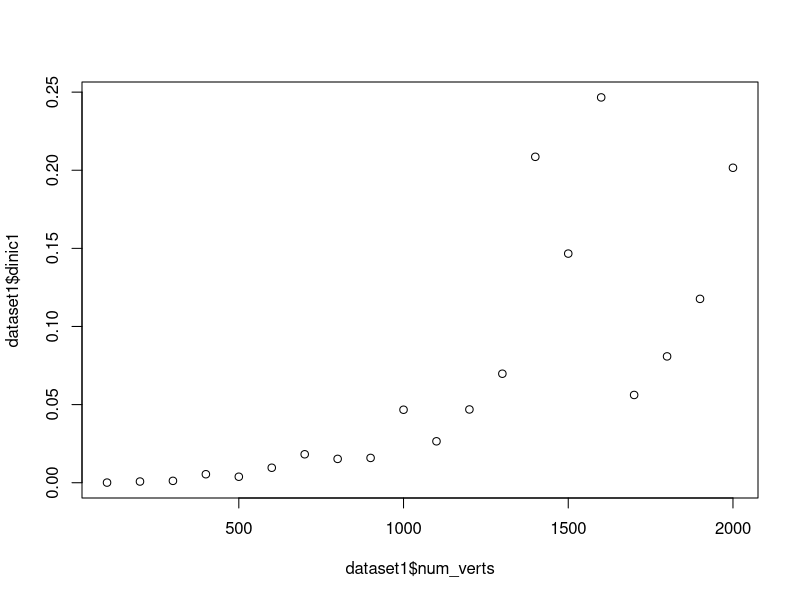
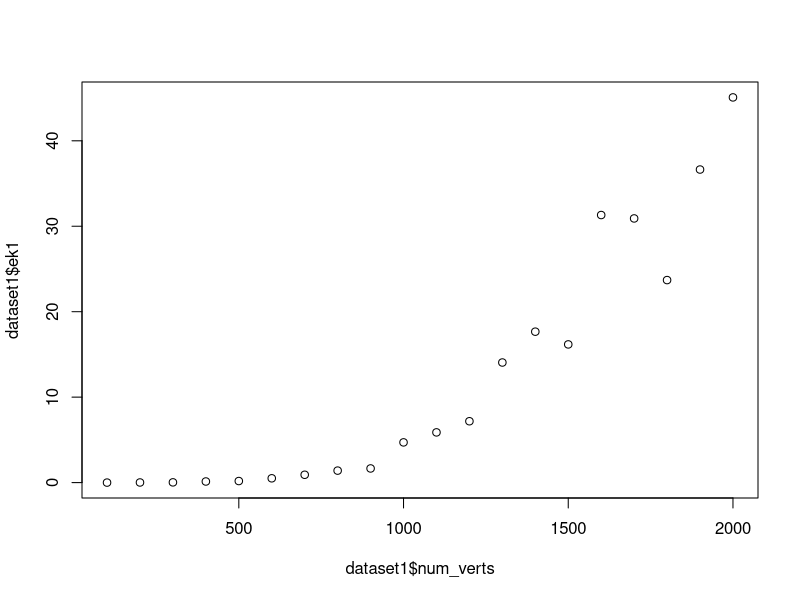
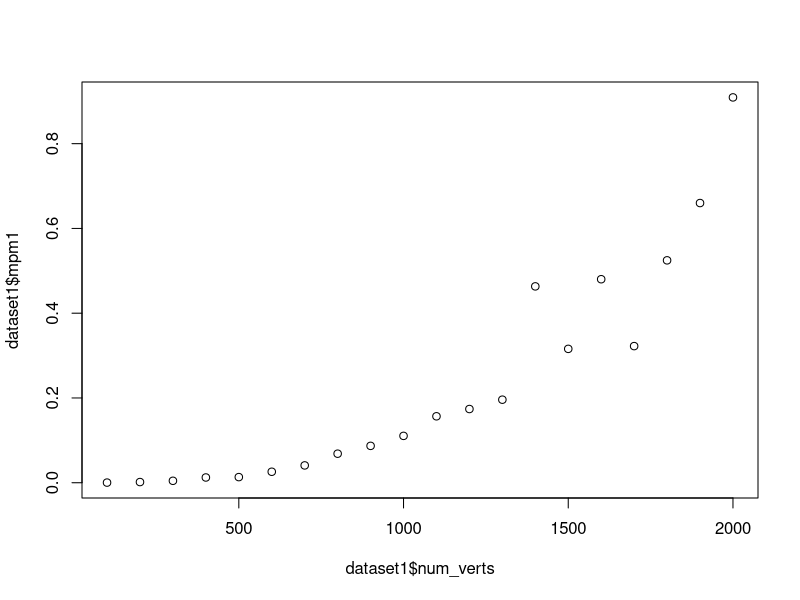
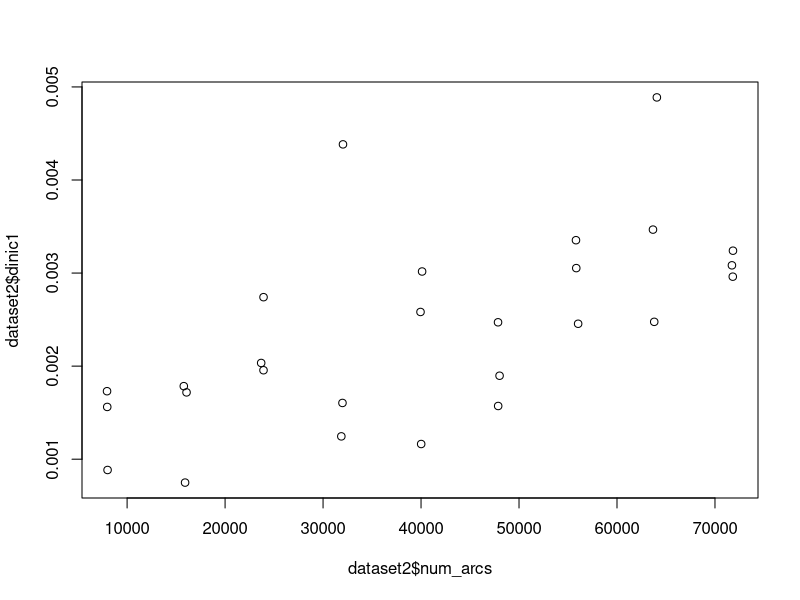
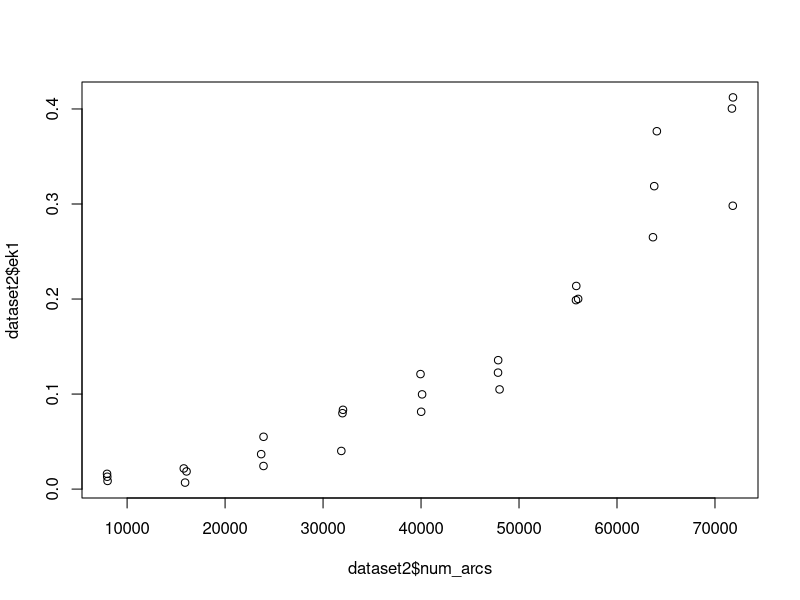
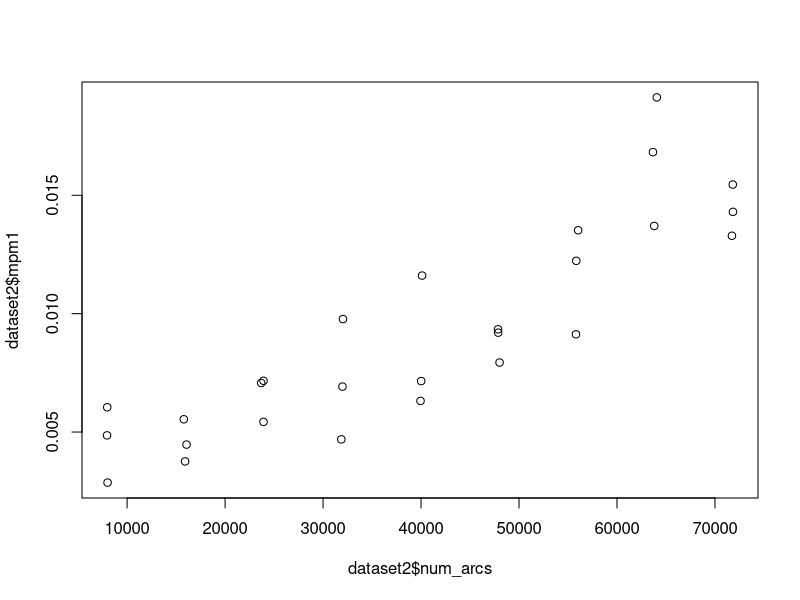
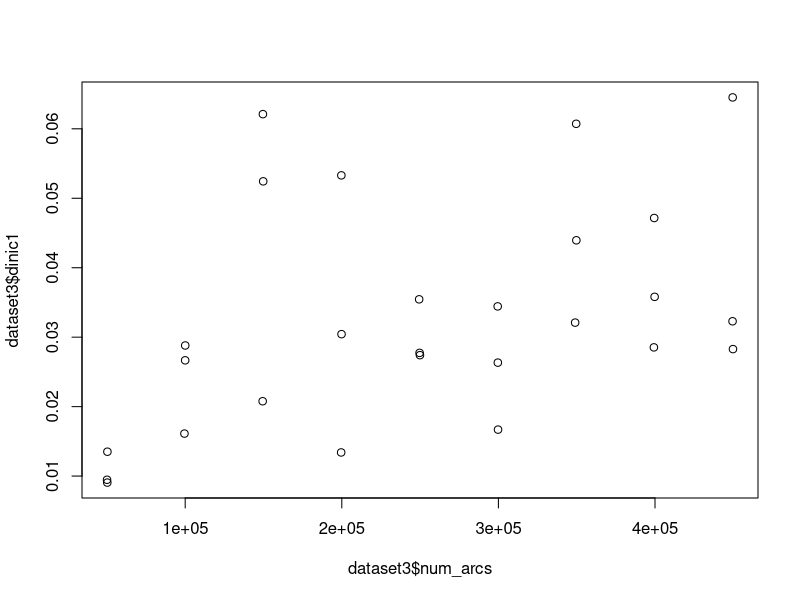
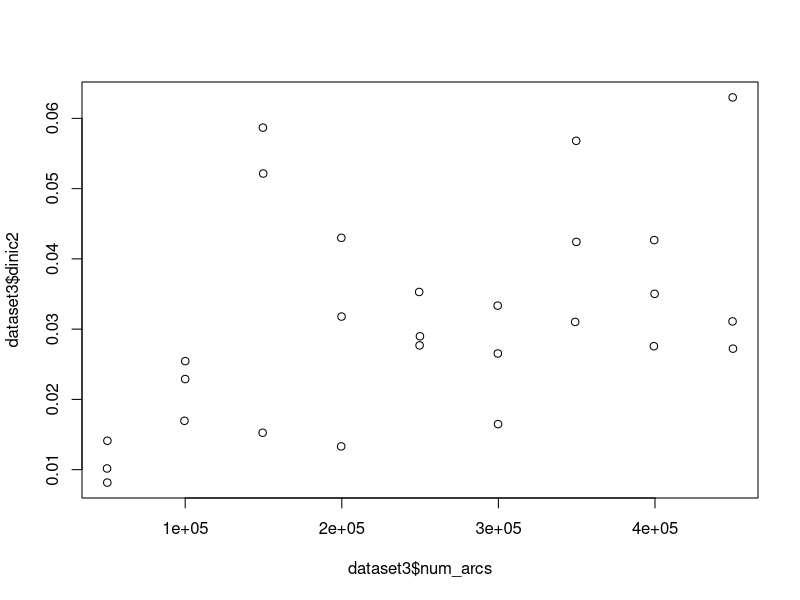

Recreate these plots in R, in order.
dataset1 = read.table("vert_1.txt", header = TRUE)
dataset2 = read.table("arc_2.txt", header = TRUE)
dataset3 = read.table("arc_3.txt", header = TRUE)

# defining V as the number of vertices
# and A as the number of arcs of the input graph
# the theoretical time complexity of the algorithms is the following
# EK -> O(|V|*|A|^2)
# Dinic -> O(|A|*|V|^2)
# MPM -> O(|V|^3)

plot(dataset1$num_verts, dataset1$dinic1)
plot(dataset1$num_verts, dataset1$ek1)
plot(dataset1$num_verts, dataset1$mpm1)

plot(dataset2$num_arcs, dataset2$dinic1)
plot(dataset2$num_arcs, dataset2$ek1)
plot(dataset2$num_arcs, dataset2$mpm1)

plot(dataset3$num_arcs, dataset3$dinic1)
plot(dataset3$num_arcs, dataset3$dinic2)
plot(dataset3$num_arcs, dataset3$dinic3)

plot(dataset3$num_arcs, dataset3$ek1)
plot(dataset3$num_arcs, dataset3$ek2)
plot(dataset3$num_arcs, dataset3$ek3)

plot(dataset3$num_arcs, dataset3$mpm1)
plot(dataset3$num_arcs, dataset3$mpm2)
plot(dataset3$num_arcs, dataset3$mpm3)

lr.out = lm(dataset3$dinic1~dataset3$num_arcs)
summary(lr.out)
plot(lr.out)